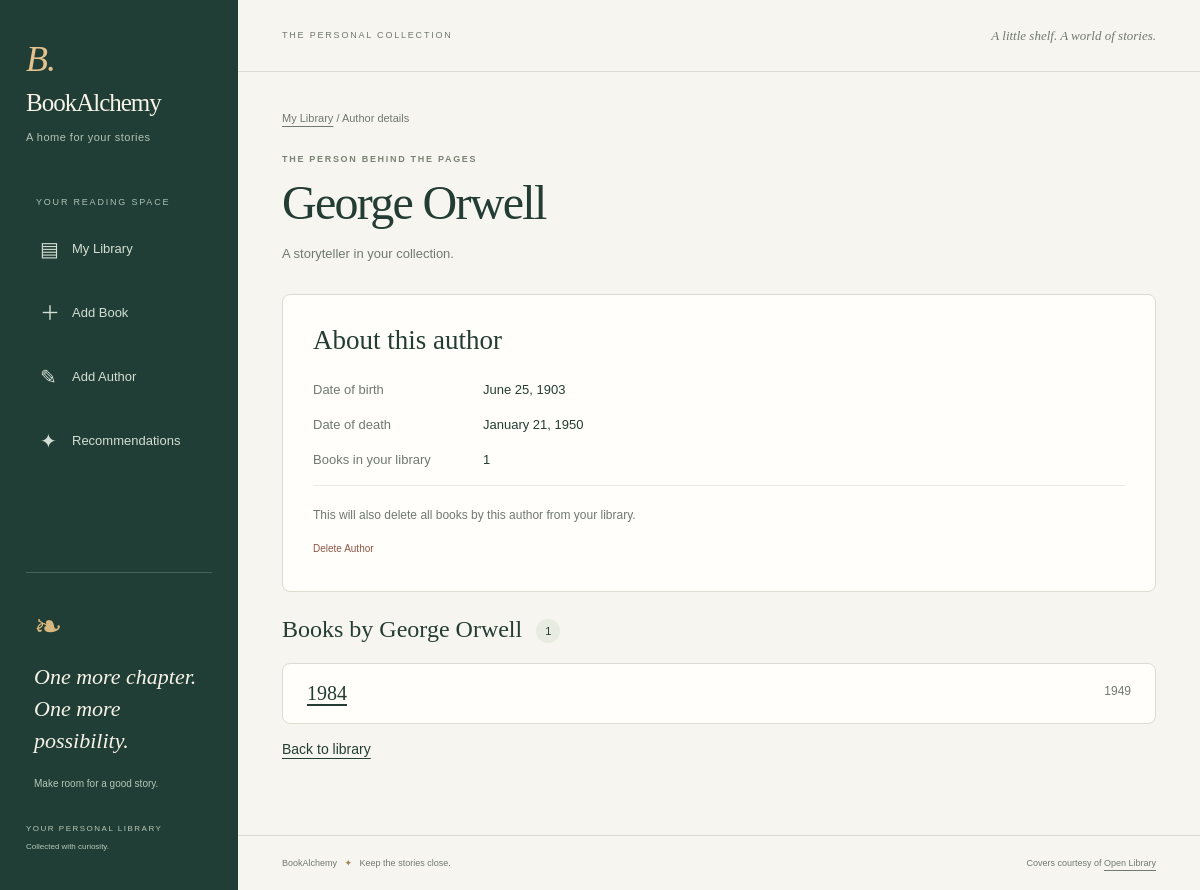
The page /author/2 on the database its author committed.
### data_models.py (models this page shows, shortened)
class Author(db.Model):
    __tablename__ = 'authors'
    id = db.Column(db.Integer, primary_key=True, autoincrement=True)
    name = db.Column(db.String, nullable=False)
    birth_date = db.Column(db.Date)
    date_of_death = db.Column(db.Date)
    books = db.relationship(
        'Book', back_populates='author', cascade='all, delete-orphan'
    )

class Book(db.Model):
    __tablename__ = 'books'
    id = db.Column(db.Integer, primary_key=True, autoincrement=True)
    isbn = db.Column(db.String)
    title = db.Column(db.String, nullable=False)
    publication_year = db.Column(db.Integer)
    rating = db.Column(db.Integer)
    __table_args__ = (
        db.CheckConstraint('rating BETWEEN 1 AND 10', name='valid_book_rating'),
    )
    author_id = db.Column(db.Integer, db.ForeignKey('authors.id'), nullable=False)
    author = db.relationship('Author', back_populates='books')

### app.py (the view)
@app.route('/author/<int:author_id>')
def author_detail(author_id):
    author = db.get_or_404(Author, author_id)
    books = db.session.execute(
        db.select(Book).where(Book.author_id == author.id)
        .order_by(db.func.lower(Book.title), Book.id)
    ).scalars().all()
    return render_template('author_detail.html', author=author, books=books)

### templates/author_detail.html (shortened to what this page needs)
{% extends 'base.html' %}
{% block content %}
<p class="breadcrumb"><a href="{{ url_for('home') }}">My Library</a> / Author details</p>
<section class="page-heading"><div><p class="eyebrow">THE PERSON BEHIND THE PAGES</p><h1>{{ author.name }}</h1><p class="intro">A storyteller in your collection.</p></div></section>
<section class="detail-panel" aria-label="Author information">
  <h2>About this author</h2>
  <dl class="detail-facts">
    <dt>Date of birth</dt><dd>{{ author.birth_date.strftime('%B %d, %Y') if author.birth_date else 'Unknown' }}</dd>
    <dt>Date of death</dt><dd>{{ author.date_of_death.strftime('%B %d, %Y') if author.date_of_death else 'Not recorded' }}</dd>
    <dt>Books in your library</dt><dd>{{ books|length }}</dd>
  </dl>
  <form class="delete-form" action="{{ url_for('delete_author', author_id=author.id) }}" method="post" data-delete-author>
    <p>This will also delete all books by this author from your library.</p>
    <button type="submit" class="delete-button">Delete Author</button>
  </form>
</section>
<div class="collection-heading"><h2>Books by {{ author.name }} <span class="count">{{ books|length }}</span></h2></div>
<ul class="author-books">
{% for book in books %}
  <li><a href="{{ url_for('book_detail', book_id=book.id) }}">{{ book.title }}</a><span>{{ book.publication_year if book.publication_year else 'Year unknown' }}</span></li>
{% else %}
  <li>No books by this author in your library yet.</li>
{% endfor %}
</ul>
<p><a href="{{ url_for('home') }}">Back to library</a></p>
{% endblock %}

### static/style.css (style rules this page uses)
:root { --paper:#f7f5f0;--ink:#243d34;--muted:#707970;--green:#203e35;--line:#dddcd2;--accent:#d1aa6c }
* { box-sizing:border-box }
body { margin:0;background:var(--paper);color:var(--ink);font-family:Arial,Helvetica,sans-serif;font-size:14px;line-height:1.6 }
a { color:inherit;text-underline-offset:4px }
button,input,select { font:inherit }
button,a,input,select { -webkit-tap-highlight-color:transparent }
button { cursor:pointer }
.page-heading { display:flex;justify-content:space-between;align-items:center;gap:24px;margin-bottom:30px }
.eyebrow { font-size:9px;letter-spacing:1.7px;font-weight:600 }
.page-heading .eyebrow { color:#788374;margin:0 0 8px }
h1 { font:normal clamp(38px,4vw,54px)/1.2 Georgia,serif;letter-spacing:-1.7px;margin:0 0 12px }
.intro { color:var(--muted);margin:0;font-size:13px }
.button,button { display:inline-flex;align-items:center;justify-content:center;gap:10px;border:1px solid var(--green);background:var(--green);color:white;padding:10px 19px;border-radius:5px;text-decoration:none;font-size:12px;white-space:nowrap;transition:background .15s }
.collection-heading { display:flex;justify-content:space-between;align-items:center;margin:24px 0 20px;gap:12px }
.collection-heading h2 { font:normal 24px Georgia,serif;margin:0 }
.count { display:inline-flex;vertical-align:middle;align-items:center;justify-content:center;min-width:24px;height:24px;border-radius:50%;background:#e8ebdf;font:11px Arial,sans-serif;margin-left:8px }
.delete-form { border-top:1px solid #ecece3;margin-top:14px;padding-top:8px }
.delete-button { width:100%;display:flex;justify-content:space-between;background:transparent;color:#8f5546;border:0;padding:4px 0;font-size:10px }
.breadcrumb { font-size:11px;color:var(--muted);margin:0 0 24px }
.detail-panel { background:#fffefa;border:1px solid var(--line);padding:30px;border-radius:8px;min-width:0 }
.detail-panel h2 { font:normal 27px Georgia,serif;margin:0 0 24px }
.detail-facts { margin:0;display:grid;grid-template-columns:150px minmax(0,1fr);gap:14px 20px;font-size:13px }
.detail-facts dt { color:var(--muted) }
.detail-facts dd { margin:0;overflow-wrap:anywhere }
.author-books { padding:0;list-style:none;border:1px solid var(--line);border-radius:8px;background:#fffefa;overflow:hidden }
.author-books li { display:flex;justify-content:space-between;gap:20px;padding:18px 24px }
.author-books a { font:normal 20px Georgia,serif }
.author-books span { font-size:12px;color:var(--muted) }
.page-heading h1 { overflow-wrap:anywhere }
.detail-panel .delete-form p { font-size:12px;color:var(--muted) }

### rows shown on the page
Author: name "George Orwell", birth_date "June 25, 1903", date_of_death "January 21, 1950"
Book: title "1984", publication_year "1949"

### other values the page prints
{{ books|length }} "1"
